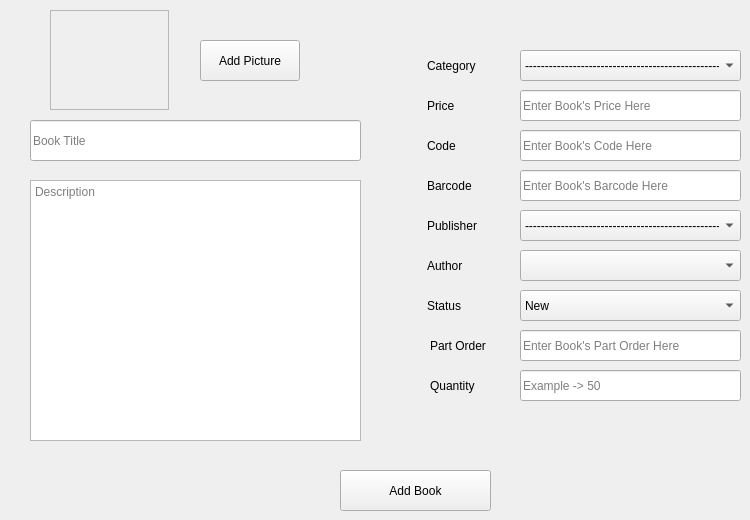
             <widget class="QWidget" name="tab_16">
              <attribute name="title">
               <string>Add New Book</string>
              </attribute>
              <widget class="QLabel" name="label_2">
               <property name="geometry">
                <rect>
                 <x>427</x>
                 <y>50</y>
                 <width>71</width>
                 <height>31</height>
                </rect>
               </property>
               <property name="text">
                <string>Category</string>
               </property>
              </widget>
              <widget class="QLabel" name="label_3">
               <property name="geometry">
                <rect>
                 <x>427</x>
                 <y>90</y>
                 <width>71</width>
                 <height>31</height>
                </rect>
               </property>
               <property name="text">
                <string>Price</string>
               </property>
              </widget>
              <widget class="QLabel" name="label_4">
               <property name="geometry">
                <rect>
                 <x>427</x>
                 <y>130</y>
                 <width>71</width>
                 <height>31</height>
                </rect>
               </property>
               <property name="text">
                <string>Code</string>
               </property>
              </widget>
              <widget class="QLabel" name="label_5">
               <property name="geometry">
                <rect>
                 <x>427</x>
                 <y>210</y>
                 <width>71</width>
                 <height>31</height>
                </rect>
               </property>
               <property name="text">
                <string>Publisher</string>
               </property>
              </widget>
              <widget class="QLabel" name="label_6">
               <property name="geometry">
                <rect>
                 <x>427</x>
                 <y>250</y>
                 <width>71</width>
                 <height>31</height>
                </rect>
               </property>
               <property name="text">
                <string>Author</string>
               </property>
              </widget>
              <widget class="QLabel" name="label_7">
               <property name="geometry">
                <rect>
                 <x>427</x>
                 <y>290</y>
                 <width>71</width>
                 <height>31</height>
                </rect>
               </property>
               <property name="text">
                <string>Status</string>
               </property>
              </widget>
              <widget class="QLabel" name="label_8">
               <property name="geometry">
                <rect>
                 <x>430</x>
                 <y>330</y>
                 <width>81</width>
                 <height>31</height>
                </rect>
               </property>
               <property name="text">
                <string>Part Order</string>
               </property>
              </widget>
              <widget class="QComboBox" name="comboBox_4">
               <property name="geometry">
                <rect>
                 <x>520</x>
                 <y>50</y>
                 <width>221</width>
                 <height>31</height>
                </rect>
               </property>
               <property name="currentText">
                <string>--------------------------------------------------</string>
               </property>
               <item>
                <property name="text">
                 <string>--------------------------------------------------</string>
                </property>
               </item>
              </widget>
              <widget class="QComboBox" name="comboBox_6">
               <property name="geometry">
                <rect>
                 <x>520</x>
                 <y>250</y>
                 <width>221</width>
                 <height>31</height>
                </rect>
               </property>
              </widget>
              <widget class="QComboBox" name="comboBox_7">
               <property name="geometry">
                <rect>
                 <x>520</x>
                 <y>290</y>
                 <width>221</width>
                 <height>31</height>
                </rect>
               </property>
               <item>
                <property name="text">
                 <string>New</string>
                </property>
               </item>
               <item>
                <property name="text">
                 <string>Used</string>
                </property>
               </item>
               <item>
                <property name="text">
                 <string>Damaged</string>
                </property>
               </item>
              </widget>
              <widget class="QComboBox" name="comboBox_8">
               <property name="geometry">
                <rect>
                 <x>520</x>
                 <y>210</y>
                 <width>221</width>
                 <height>31</height>
                </rect>
               </property>
               <property name="currentText">
                <string>--------------------------------------------------</string>
               </property>
               <item>
                <property name="text">
                 <string>--------------------------------------------------</string>
                </property>
               </item>
              </widget>
              <widget class="QPushButton" name="pushButton_13">
               <property name="enabled">
                <bool>true</bool>
               </property>
               <property name="geometry">
                <rect>
                 <x>340</x>
                 <y>470</y>
                 <width>151</width>
                 <height>41</height>
                </rect>
               </property>
               <property name="sizePolicy">
                <sizepolicy hsizetype="Minimum" vsizetype="Fixed">
                 <horstretch>46</horstretch>
                 <verstretch>21</verstretch>
                </sizepolicy>
               </property>
               <property name="baseSize">
                <size>
                 <width>39</width>
                 <height>61</height>
                </size>
               </property>
               <property name="text">
                <string>Add Book</string>
               </property>
              </widget>
              <widget class="QLineEdit" name="lineEdit_6">
               <property name="geometry">
                <rect>
                 <x>30</x>
                 <y>120</y>
                 <width>331</width>
                 <height>41</height>
                </rect>
               </property>
               <property name="placeholderText">
                <string>Book Title</string>
               </property>
              </widget>
              <widget class="QLineEdit" name="lineEdit_11">
               <property name="geometry">
                <rect>
                 <x>520</x>
                 <y>90</y>
                 <width>221</width>
                 <height>31</height>
                </rect>
               </property>
               <property name="placeholderText">
                <string>Enter Book's Price Here</string>
               </property>
              </widget>
              <widget class="QTextEdit" name="textEdit">
               <property name="geometry">
                <rect>
                 <x>30</x>
                 <y>180</y>
                 <width>331</width>
                 <height>261</height>
                </rect>
               </property>
               <property name="placeholderText">
                <string>Description</string>
               </property>
              </widget>
              <widget class="QLineEdit" name="lineEdit_47">
               <property name="geometry">
                <rect>
                 <x>520</x>
                 <y>130</y>
                 <width>221</width>
                 <height>31</height>
                </rect>
               </property>
               <property name="placeholderText">
                <string>Enter Book's Code Here</string>
               </property>
              </widget>
              <widget class="QLineEdit" name="lineEdit_49">
               <property name="geometry">
                <rect>
                 <x>520</x>
                 <y>170</y>
                 <width>221</width>
                 <height>31</height>
                </rect>
               </property>
               <property name="placeholderText">
                <string>Enter Book's Barcode Here</string>
               </property>
              </widget>
              <widget class="QLabel" name="label_87">
               <property name="geometry">
                <rect>
                 <x>427</x>
                 <y>170</y>
                 <width>71</width>
                 <height>31</height>
                </rect>
               </property>
               <property name="text">
                <string>Barcode</string>
               </property>
              </widget>
              <widget class="QLineEdit" name="lineEdit_50">
               <property name="geometry">
                <rect>
                 <x>520</x>
                 <y>330</y>
                 <width>221</width>
                 <height>31</height>
                </rect>
               </property>
               <property name="placeholderText">
                <string>Enter Book's Part Order Here</string>
               </property>
              </widget>
              <widget class="QLabel" name="label_17">
               <property name="geometry">
                <rect>
                 <x>430</x>
                 <y>370</y>
                 <width>81</width>
                 <height>31</height>
                </rect>
               </property>
               <property name="text">
                <string>Quantity</string>
               </property>
              </widget>
              <widget class="QLineEdit" name="lineEdit_54">
               <property name="geometry">
                <rect>
                 <x>520</x>
                 <y>370</y>
                 <width>221</width>
                 <height>31</height>
                </rect>
               </property>
               <property name="placeholderText">
                <string>Example -&gt; 50</string>
               </property>
              </widget>
              <widget class="QLabel" name="label_19">
               <property name="geometry">
                <rect>
                 <x>50</x>
                 <y>10</y>
                 <width>119</width>
                 <height>100</height>
                </rect>
               </property>
               <property name="sizePolicy">
                <sizepolicy hsizetype="Fixed" vsizetype="Fixed">
                 <horstretch>0</horstretch>
                 <verstretch>0</verstretch>
                </sizepolicy>
               </property>
               <property name="styleSheet">
                <string notr="true"/>
               </property>
               <property name="frameShape">
                <enum>QFrame::Box</enum>
               </property>
               <property name="frameShadow">
                <enum>QFrame::Sunken</enum>
               </property>
               <property name="lineWidth">
                <number>0</number>
               </property>
               <property name="midLineWidth">
                <number>1</number>
               </property>
               <property name="text">
                <string/>
               </property>
               <property name="scaledContents">
                <bool>false</bool>
               </property>
               <property name="alignment">
                <set>Qt::AlignCenter</set>
               </property>
              </widget>
              <widget class="QPushButton" name="pushButton_17">
               <property name="enabled">
                <bool>true</bool>
               </property>
               <property name="geometry">
                <rect>
                 <x>200</x>
                 <y>40</y>
                 <width>100</width>
                 <height>41</height>
                </rect>
               </property>
               <property name="sizePolicy">
                <sizepolicy hsizetype="Minimum" vsizetype="Fixed">
                 <horstretch>46</horstretch>
                 <verstretch>21</verstretch>
                </sizepolicy>
               </property>
               <property name="baseSize">
                <size>
                 <width>39</width>
                 <height>61</height>
                </size>
               </property>
               <property name="text">
                <string>Add Picture</string>
               </property>
              </widget>
             </widget>
